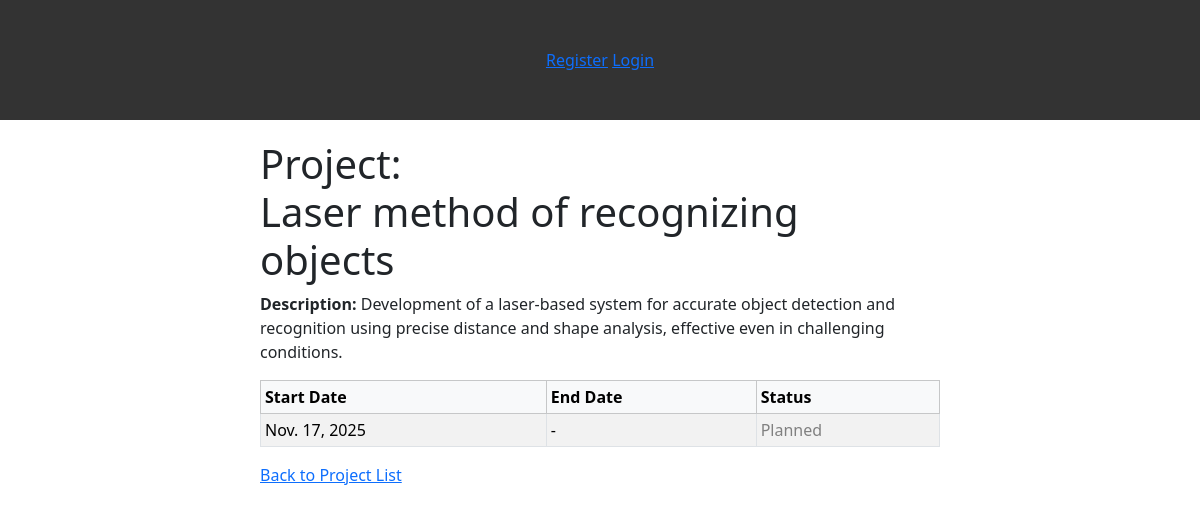
The app's page /projects/2/ with its own data.
### projects/models.py (models this page shows, shortened)
class Project(models.Model):
    STATUS_CHOICES = [
        ('planned', 'Planned'),
        ('in_progress', 'In Progress'),
        ('completed', 'Completed'),
    ]
    name = models.CharField(max_length=100)
    description = models.TextField()
    start_date = models.DateField()
    end_date = models.DateField(null=True, blank=True)
    status = models.CharField(max_length=50, choices=STATUS_CHOICES, default='planned')
    assigned_to = models.ForeignKey(settings.AUTH_USER_MODEL, on_delete=models.SET_NULL, null=True, blank=True, related_name="projects")

### projects/views.py (the view)
# urls.py: path('<int:project_id>/', views.get_project_detail, name='project_detail'),
def get_project_detail(request, project_id):
    project = Project.objects.get(id=project_id)
    return render(request, 'projects/project_detail.html', {'project': project})

### projects/templates/projects/project_detail.html
{% extends "base.html" %}
{% block content %}
<h1>Project: <br>{{ project.name }}</h1>
<p><strong>Description:</strong> {{ project.description }}</p>
<table class="table table-bordered table-striped table-hover w-100 table-sm">
    <thead class="table-light">
        <tr>
            <th>Start Date</th>
            <th>End Date</th>
            <th>Status</th>
        </tr>
    </thead>
    <tbody>
        <tr>
            <td>{{ project.start_date }}</td>
            <td>{{ project.end_date|default:"-" }}</td>
            <td>
                {% if project.status == 'planned' %}
                    <span style="color: gray;">Planned</span>
                {% elif project.status == 'in_progress' %}
                    <span style="color: blue;">In Progress</span>
                {% elif project.status == 'completed' %}
                    <span style="color: green;">Completed</span>
                {% else %}
                    {{ project.status }}
                {% endif %}
            </td>
        </tr>
    </tbody>
</table>
<a href="{% url 'project_search' %}">Back to Project List</a>
{% endblock %}

### records on screen
Project: name "Laser method of recognizing objects", description "Development of a laser-based system for accurate object detection and recognition using precise distance and shape analysis, effective even in challenging conditions.", start_date "Nov. 17, 2025", end_date "-"
